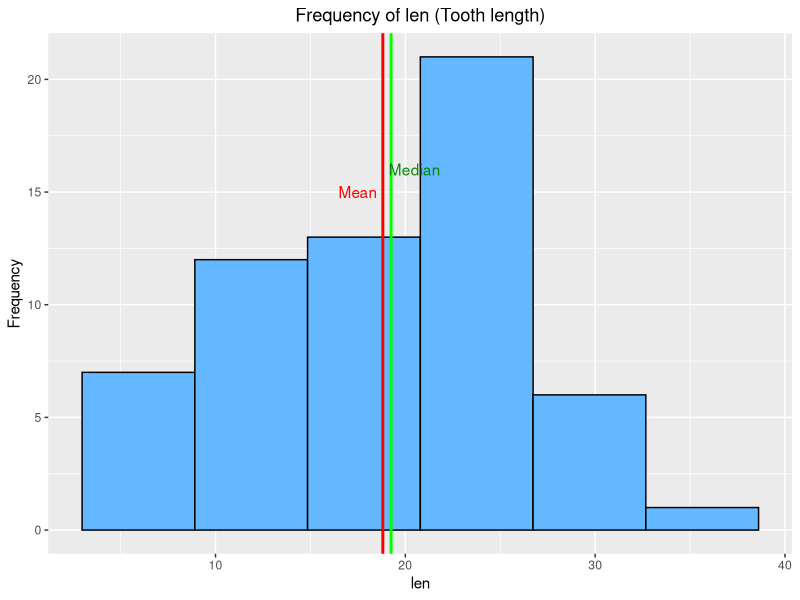
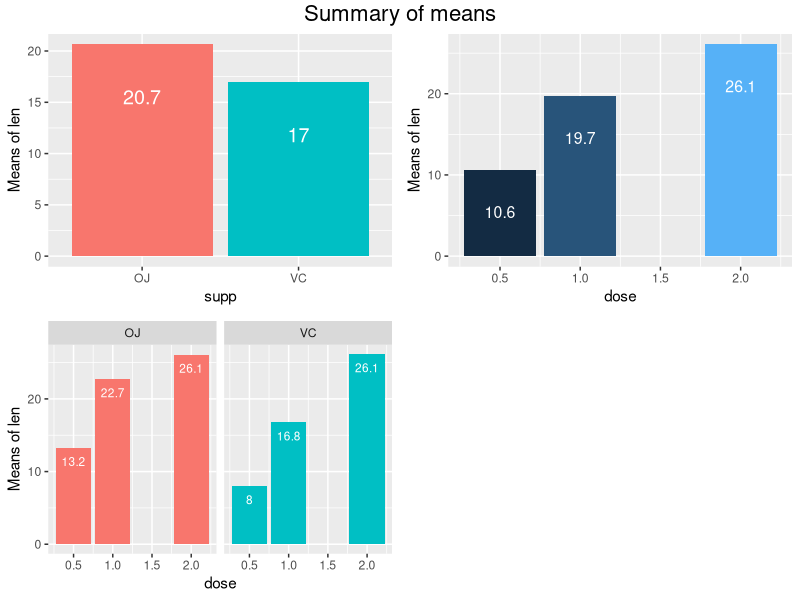

These charts were generated, in order, by the following R code:
library(tidyverse)
library(grid)
library(gridExtra)
library(flextable)

str(ToothGrowth)

summary(ToothGrowth$supp)

ToothGrowth %>% group_by(dose) %>% count()

summary(ToothGrowth$len)

ggplot(ToothGrowth, aes(x=len))+
  geom_histogram(bins = 6, fill= "steelblue1", colour="black")+
  geom_vline(xintercept = mean(ToothGrowth$len),lwd=1,colour="red")+
  geom_vline(xintercept = median(ToothGrowth$len),lwd=1,colour="green")+
  annotate("text",c(17.5,20.5),c(15,16),
           label=c("Mean","Median"),
           colour= c("red","green4"))+
  ylab("Frequency")+
  ggtitle("Frequency of len (Tooth length)")+
  theme(plot.title = element_text(hjust = 0.5))

ToothGrowth %>% group_by(supp) %>% summarise(n=n(),
                                             mean=round(mean(len),2),
                                             sd=round(sd(len),2)) %>% 
  flextable() %>%
  align(align = "center",part = "all")%>%
  set_caption(caption = "Average tooth length (len) and standard deviation by supplement type (supp)")%>%
  width(width = 1.5)

ToothGrowth %>% group_by(dose) %>% summarise(n=n(),
                                             mean=round(mean(len),2),
                                             sd=round(sd(len),2)) %>% 
  flextable() %>%
  align(align = "center",part = "all")%>%
  set_caption(caption = "Average tooth length (len) and standard deviation by dose")%>%
  width(width = 1.5)

ToothGrowth %>% group_by(supp,dose) %>% summarise(n=n(),
                                                  mean=round(mean(len),2),
                                                  sd=round(sd(len),2)) %>% 
  flextable() %>%
  align(align = "center",part = "all")%>%
  set_caption(caption = "Average tooth length (len) and standard deviation by supplement type (supp) and dose")%>%
  width(width = 1.5)

a<-ToothGrowth %>% group_by(supp) %>% summarise(meanlen=mean(len)) %>% 
  ggplot(aes(x=supp,y=meanlen, fill= supp))+
  geom_bar(stat = "identity")+
  geom_text(aes(label=round(meanlen, digits=1)), vjust=4,colour="white",size=5)+
  ylab("Means of len")+
  theme(legend.position = "none")

c<-ToothGrowth %>% group_by(dose) %>% summarise(meanlen=mean(len)) %>% 
  ggplot(aes(x=dose,y=meanlen, fill= dose))+
  geom_bar(stat = "identity")+
  geom_text(aes(label=round(meanlen, digits=1)), vjust=4,colour="white",size=4)+
  ylab("Means of len")+
  theme(legend.position = "none")

b<-ToothGrowth %>% group_by(supp,dose) %>% summarise(meanlen=mean(len)) %>% 
  ggplot(aes(x=dose,y=meanlen, fill=supp))+
  geom_bar(stat = "identity")+
  facet_wrap(~supp)+
  geom_text(aes(label=round(meanlen, digits=1)),
            vjust=2,colour="white",size=3)+
  ylab("Means of len")+
  theme(legend.position = "none")

grid.arrange(a,c,b, nrow = 2, top= textGrob("Summary of means",
                                            gp= gpar(fontsize=16)))

sdOJ <- sd(ToothGrowth$len[ToothGrowth$supp == "OJ"])
sdVC <- sd(ToothGrowth$len[ToothGrowth$supp == "VC"])
se <- sqrt((sdOJ^2/30)+(sdVC^2/30))
meanOJ <- mean(ToothGrowth$len[ToothGrowth$supp == "OJ"])
meanVC <- mean(ToothGrowth$len[ToothGrowth$supp == "VC"])
difOJ_VC <- meanOJ-meanVC

freedom <- function(s_x=1, s_y=1, n_x, n_y){
  p <- ((s_x^2/n_x) + (s_y^2/n_y))^2 / (((s_x^2/n_x)^2 /(n_x-1)) + ((s_y^2/n_y)^2 /(n_y-1)))
  print(p)
}
dfsupp <- freedom(sdOJ,sdVC,30,30)

difOJ_VC+c(-1,1)*qt(.975,df = dfsupp)*se

pt(difOJ_VC/se,58,lower.tail = FALSE)*2

t.test(ToothGrowth$len[ToothGrowth$supp== "OJ"],
       ToothGrowth$len[ToothGrowth$supp== "VC"],
       paired = FALSE,
       alternative = "two.sided",
       var.equal = FALSE,
       conf.level = .95)

t1<-t.test(ToothGrowth$len[ToothGrowth$dose== 0.5],
           ToothGrowth$len[ToothGrowth$dose== 1],
           paired = FALSE,
           alternative = "two.sided",
           var.equal = FALSE,
           conf.level = .95)$p.value

std0.5<- sd(ToothGrowth$len[ToothGrowth$dose== 0.5])
std1.0<- sd(ToothGrowth$len[ToothGrowth$dose== 1])
spool0.5_1.0 <- sqrt((std0.5^2*20-1+std1.0^2*20-1)/(20+20-2))
delta0.5_1.0 <- mean(ToothGrowth$len[ToothGrowth$dose==0.5])-mean(ToothGrowth$len[ToothGrowth$dose== 1])
p1 <- power.t.test(n=20,
                   delta = delta0.5_1.0,
                   sd=spool0.5_1.0,
                   sig.level = 0.05,
                   type = "two.sample",
                   alternative = "two.sided")$power

t2<-t.test(ToothGrowth$len[ToothGrowth$dose== 1],
           ToothGrowth$len[ToothGrowth$dose== 2],
           paired = FALSE,
           alternative = "two.sided",
           var.equal = FALSE,
           conf.level = .95)$p.value

td1.0<- sd(ToothGrowth$len[ToothGrowth$dose== 1])
std2.0<- sd(ToothGrowth$len[ToothGrowth$dose== 2])
spool1.0_2.0 <- sqrt((std1.0^2*20-1+std2.0^2*20-1)/(20+20-2))
delta1.0_2.0 <- mean(ToothGrowth$len[ToothGrowth$dose==1])-mean(ToothGrowth$len[ToothGrowth$dose== 2])
p2 <- power.t.test(n=20,
                   delta = delta1.0_2.0,
                   sd=spool1.0_2.0,
                   sig.level = 0.05,
                   type = "two.sample",
                   alternative = "two.sided")$power
